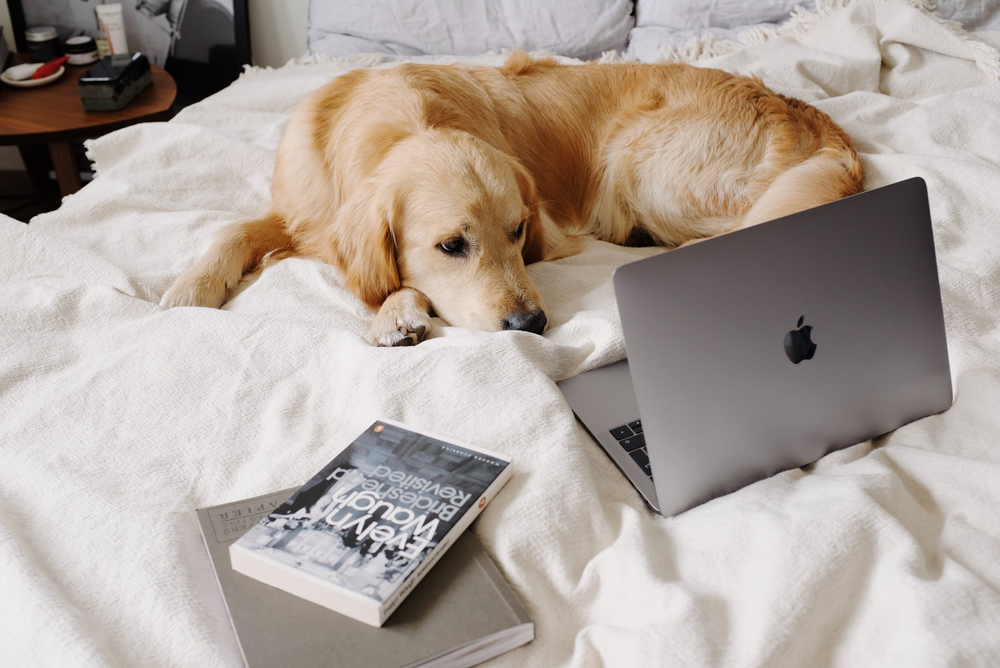
#> input picture ml/experiment/images/test.png, 1000 x 668 px, shrunk from 2246 x 1500 before the run, found by its file name
$ jupyter execute sobel.ipynb   (older library calls are emulated)
#> lines starting #> are read from the running program, lines starting #| are printed output that depends on the picture
[cell 1]
import cv2
import numpy as np

# 读取图像
image = cv2.imread('test.png', cv2.IMREAD_GRAYSCALE)
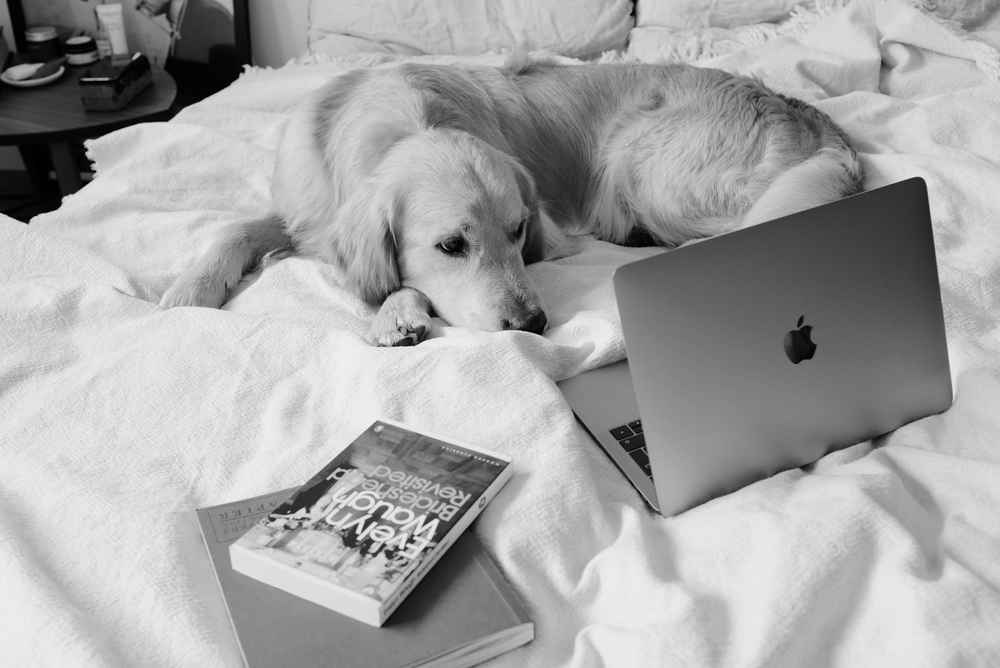
#> image: shape (668, 1000); min 0, max 244, mean 165.9

# 计算水平方向和垂直方向的梯度
gradient_x = cv2.Sobel(image, cv2.CV_64F, 1, 0, ksize=3)  # 水平方向梯度
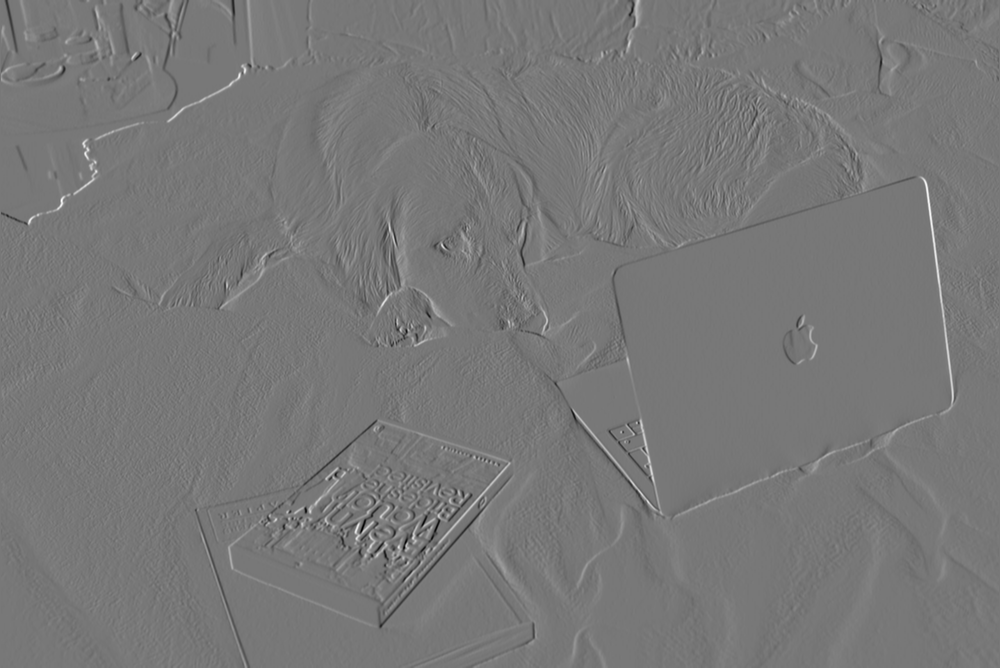
#> gradient_x: shape (668, 1000) float64; min -642, max 722, mean 0.3; drawn with min black and max white
gradient_y = cv2.Sobel(image, cv2.CV_64F, 0, 1, ksize=3)  # 垂直方向梯度
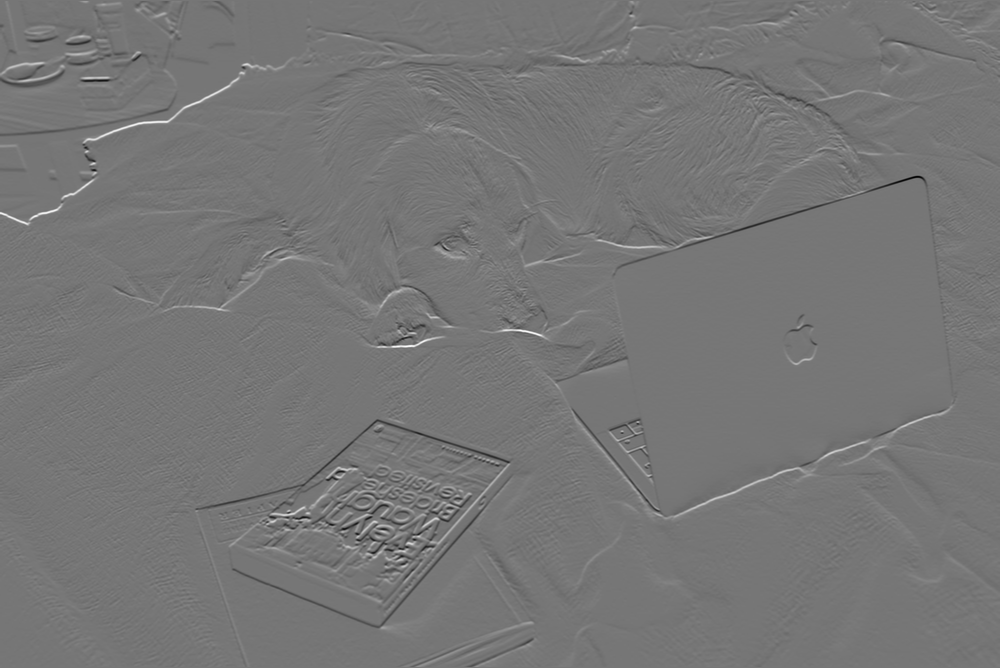
#> gradient_y: shape (668, 1000) float64; min -737, max 849, mean 0.3; drawn with min black and max white

# 计算梯度的幅值和方向
magnitude = np.sqrt(gradient_x ** 2 + gradient_y ** 2)
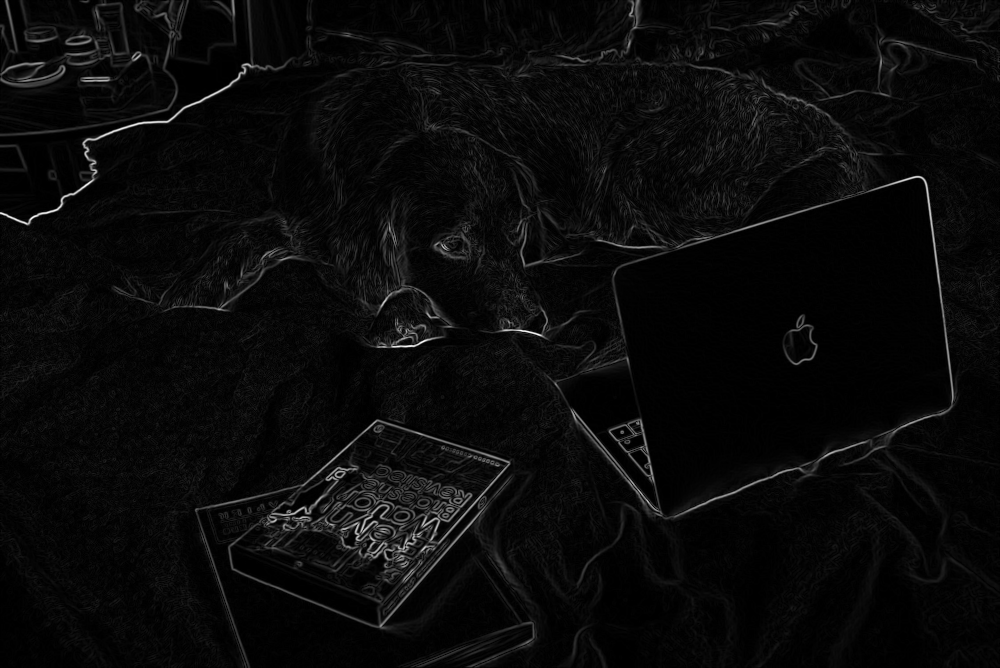
#> magnitude: shape (668, 1000) float64; min 0, max 866, mean 34.9; drawn with min black and max white
angle = np.arctan2(gradient_y, gradient_x)
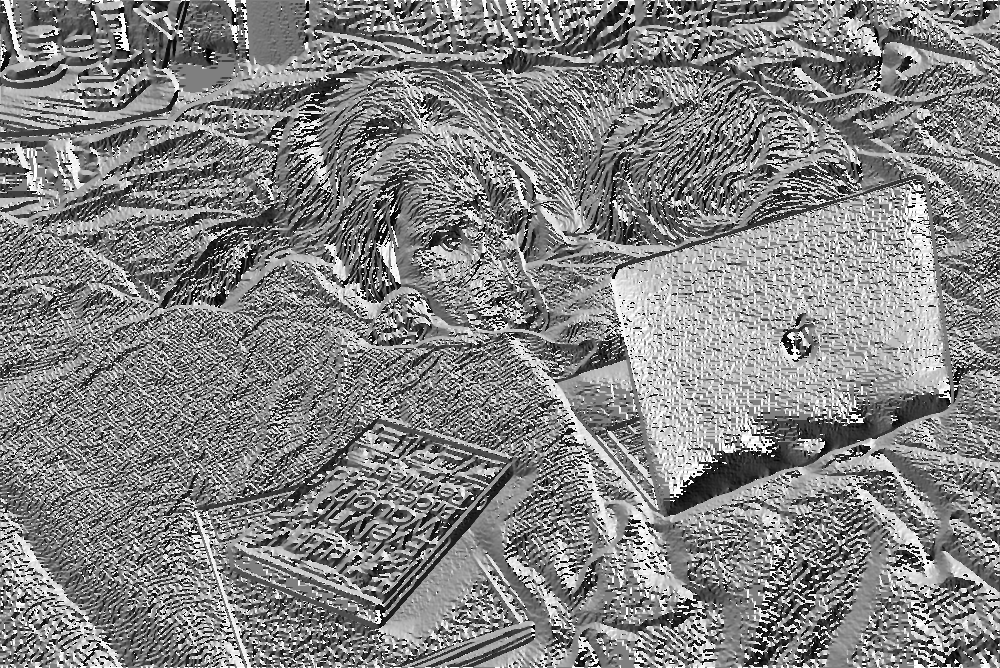
#> angle: shape (668, 1000) float64; min -3.14, max 3.14, mean 0.11; drawn with min black and max white

# 显示结果
cv2.imshow('Gradient Magnitude', magnitude.astype(np.uint8))
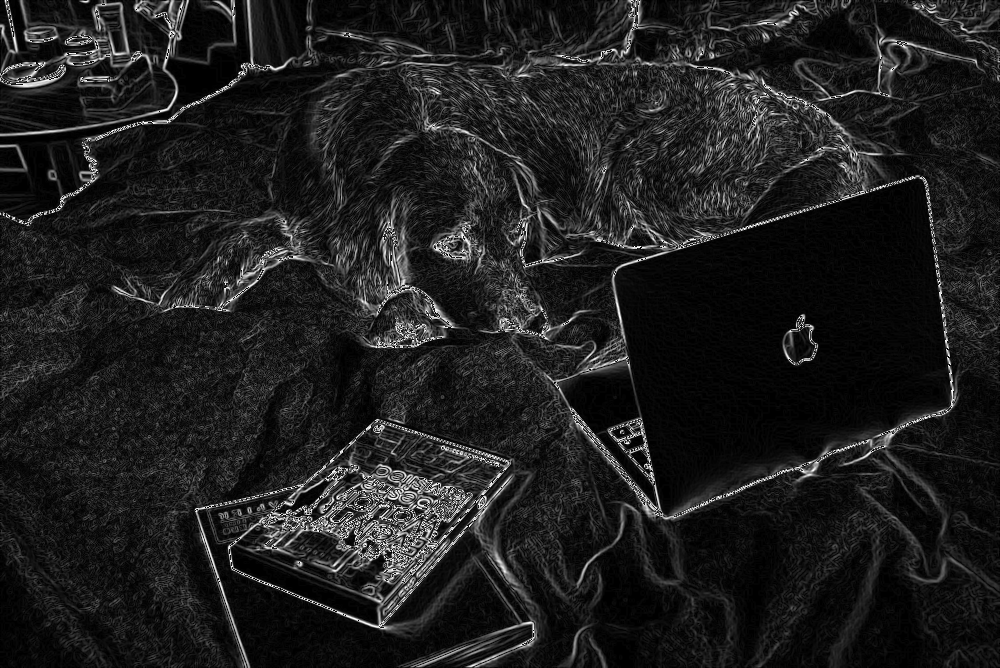
#> window 'Gradient Magnitude': shape (668, 1000); min 0, max 255, mean 30.3
cv2.imshow('Gradient Angle', angle.astype(np.uint8))
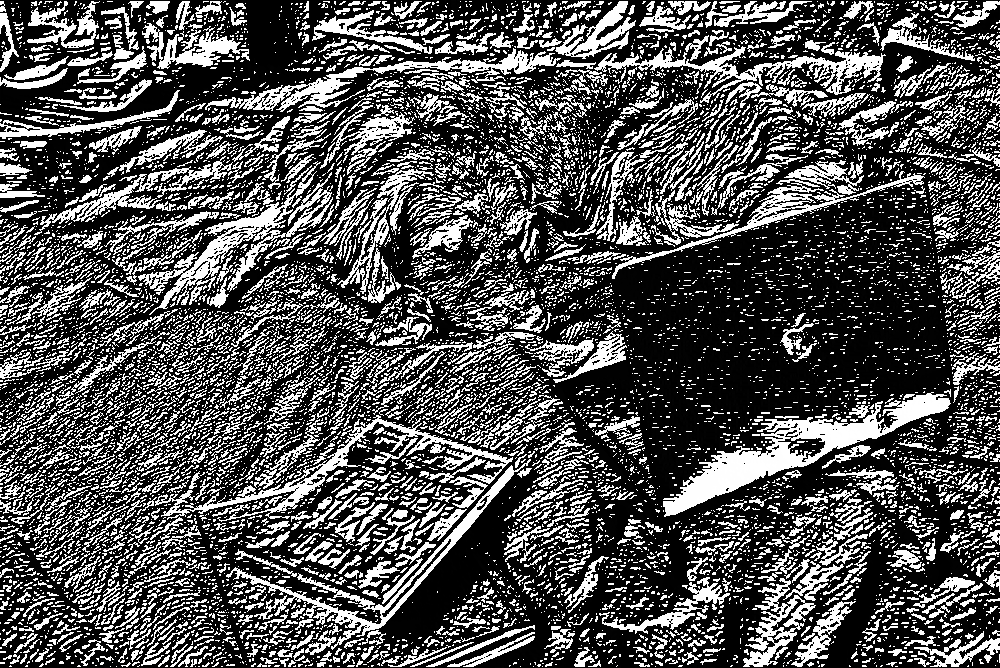
#> window 'Gradient Angle': shape (668, 1000); min 0, max 255, mean 82.3
cv2.waitKey(0)
cv2.destroyAllWindows()
